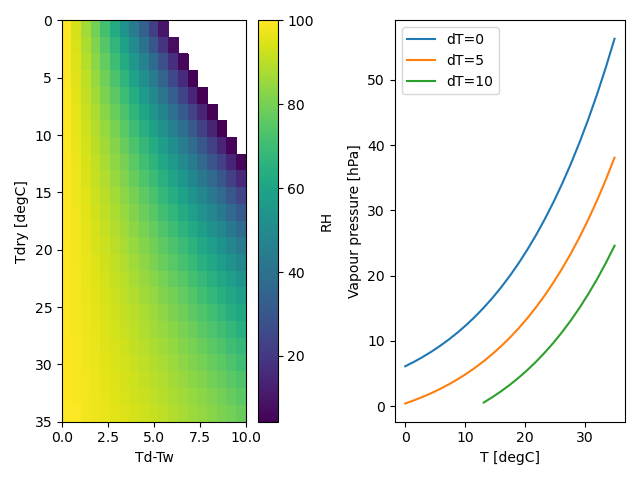

Recreate this plot in Python.
import numpy as np
import matplotlib.pyplot as plt

def esat(T):
   es = 611.2 * np.exp( (17.67*T) / (T + 243.5) )
   return es

cp = 1012 # J/kg/K
Lv = 2.3e6 # J/kg
Ma = 29 #g/mol
Mw = 18 #g/mol
p  = 100000 #Pa 

gamma = cp/Lv * Ma/Mw #psychrometer constant K-1

fig, ax = plt.subplots(1,2)

vT = np.linspace(0,35,25) #degC
dT = np.linspace(0,10,20)  #T - Tw

e  = np.zeros((vT.shape[0],dT.shape[0]))
rh = np.zeros((vT.shape[0],dT.shape[0]))
for i in range(0,dT.shape[0]):
   es = esat(vT - dT[i]) #es(Tw)
   e[:,i] = es[:] - gamma * p * dT[i]
   rh[:,i] = e[:,i]/es[:] * 100.
   print(e[:,i],gamma * p * dT[i])

rh = np.ma.masked_where( rh < 0, rh )
e  = np.ma.masked_where( e < 0, e )

#for i in range(0,dT.shape[0]):
#   e[:,i] = es[:] 

cf = ax[0].pcolor(dT,vT,rh)
cb = plt.colorbar(cf,ax=ax[0])
ax[0].invert_yaxis()
ax[0].set_xlabel('Td-Tw')
ax[0].set_ylabel('Tdry [degC]')
cb.set_label('RH')

ax[1].plot(vT,e[:,0]/100.,label='dT=0')
ax[1].plot(vT,e[:,10]/100.,label='dT=5')
ax[1].plot(vT,e[:,19]/100.,label='dT=10')
ax[1].set_xlabel('T [degC]')
ax[1].set_ylabel('Vapour pressure [hPa]')
ax[1].legend()

fig.tight_layout()
fig.savefig('psychrometer.png',format='png')
plt.show()

